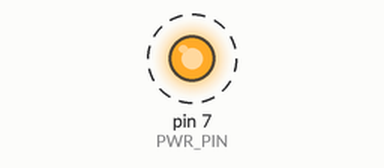
Bench run of a sketch on a simulated Arduino Uno, built with avr-gcc and run on an emulated ATmega328P. On the bench: output pins drawn as LEDs (lit = HIGH). Dashed ring = blinking. What the sketch prints to the serial monitor is not drawn.

Above: at 0.5 s.
Timing chart, 0 to 4.6 s (numbered marks = the images above):
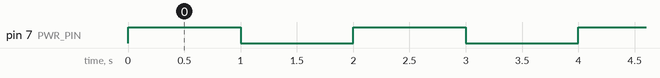

Measured:
- by itself, pin 7 (PWR_PIN): alternates HIGH for 1.0 s and LOW for 1.0 s

The sketch:

pwr_pin.ino
```cpp
const int PWR_PIN = 7;  // switches panel power via a MOSFET; HIGH = on, LOW = off

void setup() {
  Serial.begin(115200);
  pinMode(PWR_PIN, OUTPUT);
}

void loop() {
  digitalWrite(PWR_PIN, HIGH);
  Serial.println("High");
  delay(1000);

  digitalWrite(PWR_PIN, LOW);
  Serial.println("Low");
  delay(1000);
}
```
